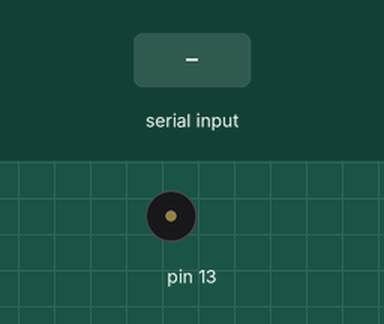
Recording of a sketch running on a simulated Arduino Uno, built for the host (arithmetic inside an expression is 32-bit, double 64-bit). On the bench: buzzer (waves = sounding). Inputs (shaded band) come from the test bench.

Above: at 1.2 s.
1.3 s: "1" received over the second serial link
Timing chart, 0 to 4.3 s (numbered marks = the images above; inputs shaded):
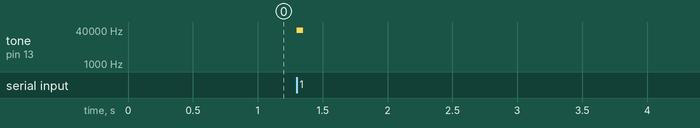

Measured:
- after the input at 1.3 s, tone on pin 13: silent → 38000 Hz at once, → silent 0.05 s later

The sketch:

IRTester.ino
```cpp
#include <IRCommSystem.h>


IRCommSystem IR(13);

void setup()
{

  IR.SetupSerial();
}

void loop()
{


}
```
